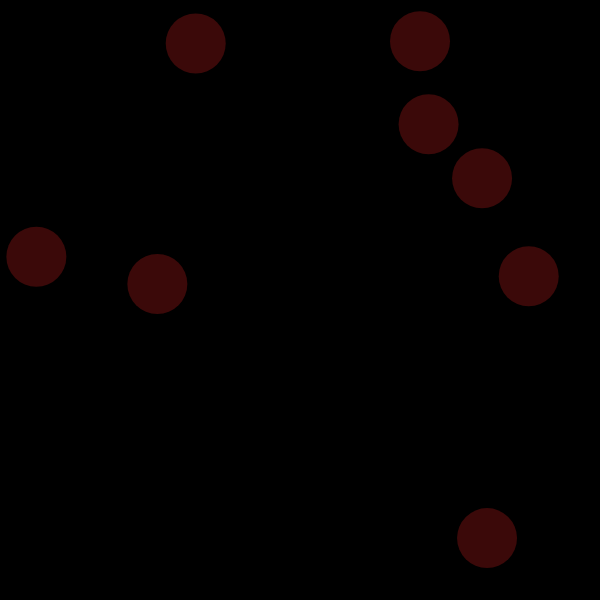
Frame 1 (no input)
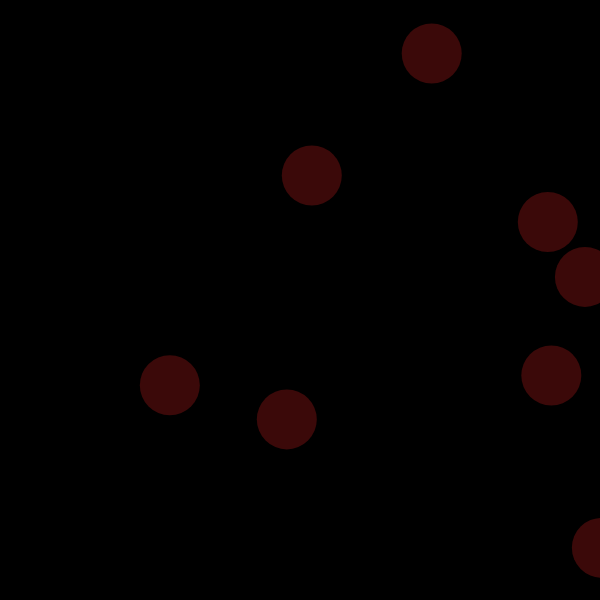
Frame 60 (no input)
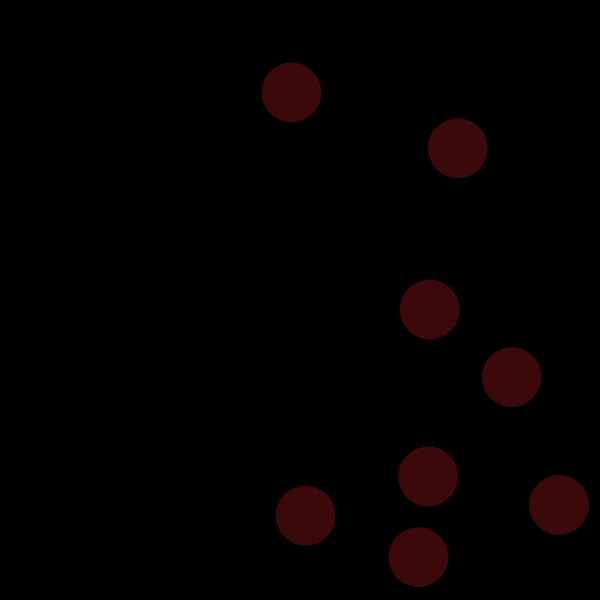
Frame 120 (the mouse pressed at the canvas centre since frame 60)

The p5.js sketch that drew these frames (run headless with seeded random() and noise() and a simulated clock; from frame 60 on, the mouse is pressed at the canvas centre):

// p5.js sketch
// ── sketch.js
let bubbles = [];

function setup() {
  createCanvas(600, 600);

  for (var i = 0; i < 8; i++) {
    bubbles[i] = new Bubble(random(width), random(height), 30);
  }
}

function draw() {
  background(0);

  // this checks if the balls are overlapping then changes its colour
  for (b of bubbles) {
    b.show(120, 20, 20);
    b.move();
    b.bounce();
    let overlapping = false;

    for (var j = 0; j < bubbles.length; j++) {
      if (b != bubbles[j] && b.Overlap(bubbles[j])) {
        overlapping = true;
      }
    }

    if (overlapping) {
      b.rebound();
    }

    // if (overlapping && counter > 10) {
    //   b.rebound();
    // }
  }
}

class Bubble {
  constructor(x, y, r) {
    this.x = x;
    this.y = y;
    this.r = r;
    this.brightness = 0;
    this.xspeed = random(1.5, 2.5);
    this.yspeed = random(1.5, 2.5);
  }

  Overlap(obj) {
    let d = dist(this.x, this.y, obj.x, obj.y);
    if (d < this.r + obj.r) {
      return true;
    } else {
      return false;
    }
  }

  rebound() {
    if (this.Overlap(this)) {
      this.xspeed = this.xspeed * -1;
      this.yspeed = this.yspeed * -1;
    }
  }

  move() {
    this.x = this.x + this.xspeed;
    this.y = this.y + this.yspeed;
  }

  show(r, g, b) {
    fill(r, g, b + this.brightness, 125);
    noStroke();
    ellipse(this.x, this.y, this.r * 2);
  }

  hovering(x, y) {
    let d = dist(x, y, this.x, this.y);
    if (d < this.r) {
      print("clicked");
      return true;
    } else {
      return false;
    }
  }

  ChangeCol(bright) {
    this.brightness = bright;
  }

  bounce() {
    if (this.x > width || this.x < 0) {
      this.xspeed = this.xspeed * -1;
    }

    if (this.y > height || this.y < 0) {
      this.yspeed = this.yspeed * -1;
    }
  }
}
